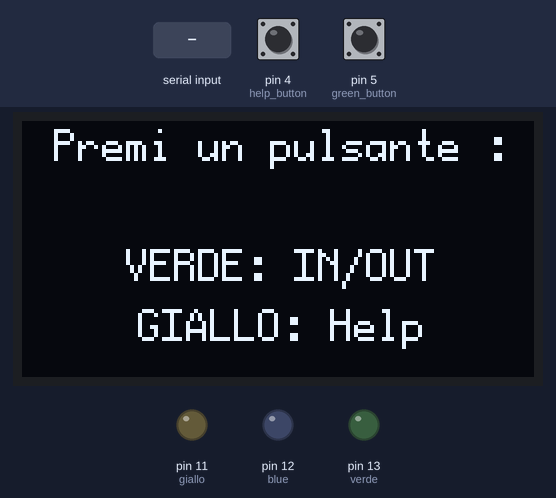
Recording of a sketch running on a simulated Arduino Uno, built with avr-gcc and run on an emulated ATmega328P. On the bench: 128×64 one-colour display, output pins drawn as LEDs (lit = HIGH). The test bench sets the inputs (shaded band); at power-on: pin 4 (help_button) HIGH, pin 5 (green_button) HIGH. What the sketch prints to the serial monitor is not drawn.

Above: at 1.5 s.
1.6 s: pin 4 (help_button) pulled LOW for 1 s
At 2.79 s:
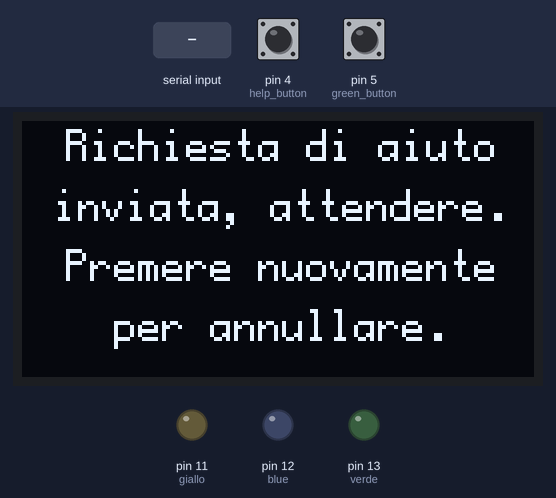
4.4 s: pin 5 (green_button) pulled LOW for 3.2 s
At 8.8 s:
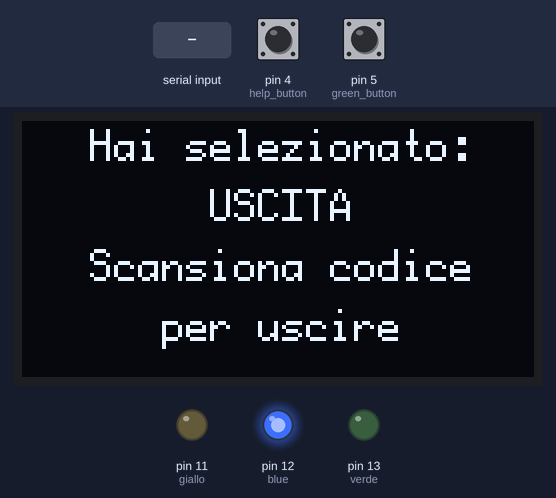
9.1 s: "90,45\n" received over Serial
At 10.7 s:
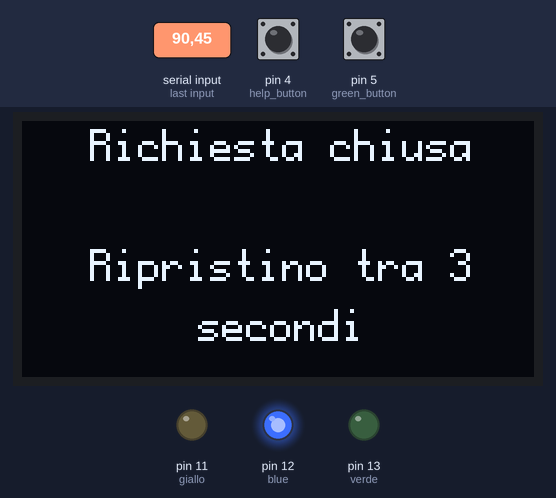
12.1 s: pin 4 (help_button) pulled LOW for 3.2 s
At 14.79 s:
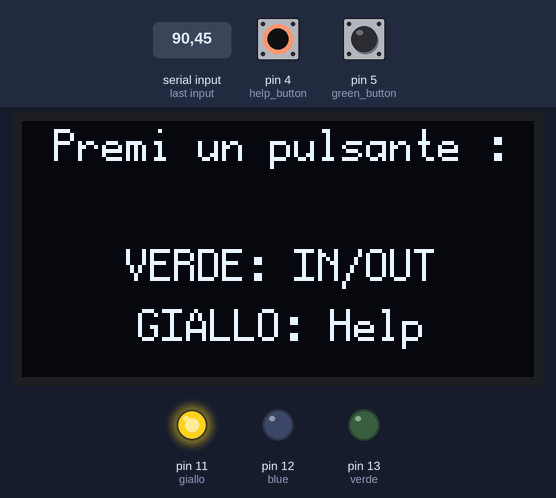
Timing chart, 0 to 16.7 s (numbered marks = the images above; inputs shaded):
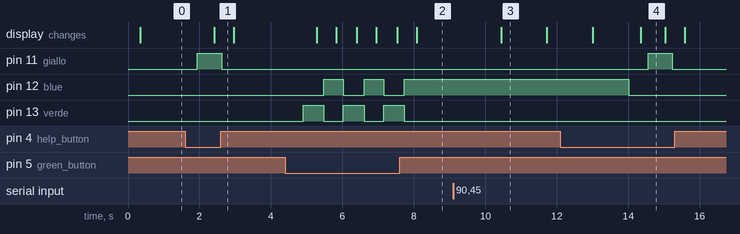

The sketch:

codice_arduino_uno.ino
```cpp
//Codice relativo alla scheda Arduino A
//Cremonini Davide VR471360 UNIVR 2023
#include "U8glib.h"
#include <stdlib.h>
#include <SoftwareSerial.h>

//inizializzazione variabili

//inizializzazione led
int verde=13;
int blue=12;
int giallo=11;

//inizializzazione pulsanti
int green_button=5;
int help_button=4;

//stati
int in_status=LOW; //stato di ingresso/uscita
int help_status=LOW; //stato di help request attiva/non attiva

//variabili
char mode=' '; //stringa che potrà essere impostata su 3 valori: i(in), o(out), h(help) [+ nuvo valore r(stato di attesa resettato)]
String code=""; //stringa dove salverò il codice letto da gm65
String name=""; //stringa dove salvo il nome per mostrarlo a video una volta completata l'autenticazione
String output=""; //stringa che invierò in seriale come output di questo arduino
String output_prec=""; //stringa utile per non inviare all'infinito un output uguale
int change=0; //flag per sapere se i pulsanti sono stati cambiati o no
int rck=-1; //variabile intera che può assumere più valori in base all'ack ricevuto dall'esp

//stringhe utili per printare sul display
String frase1="";
String frase2="";
String frase3="";
String frase4="";

//variabili per il display oled
char display_output[20];
int string_width;
String str_to_display="";
//                        D0 D1 CS  DC RES
U8GLIB_SSD1306_128X64 u8g(6, 7, 10, 9, 8);   // SPI communication: SCK/D0 = 6, SDA/D1 = 7, RES = 8, DC = 9, CS = 10 for the oled display

//dichiaro una seriale software per la comunicazione con gm65
SoftwareSerial ss(3, 2); // RX, TX


//funzione per stampare sul display oled
void display_print(String f1,String f2,String f3, String f4){
  u8g.firstPage();
  do {
    f1.toCharArray(display_output,20); //metto la stringa nell'array di riferimento per la stampa a video
    u8g.drawStr(64-u8g.getStrWidth(display_output)/2, 10, display_output); //centro la stringa e stampo a video

    f2.toCharArray(display_output,20); //metto la stringa nell'array di riferimento per la stampa a video
    u8g.drawStr(64-u8g.getStrWidth(display_output)/2, 25, display_output); //centro la stringa e stampo a video

    f3.toCharArray(display_output,20); //metto la stringa nell'array di riferimento per la stampa a video
    u8g.drawStr(64-u8g.getStrWidth(display_output)/2, 40, display_output); //centro la stringa e stampo a video

    f4.toCharArray(display_output,20); //metto la stringa nell'array di riferimento per la stampa a video
    u8g.drawStr(64-u8g.getStrWidth(display_output)/2, 55, display_output); //centro la stringa e stampo a video


  } while ( u8g.nextPage() );

}

//funzione per leggere e salvare i codici scansionati dal sensore gm65
void lettura_code(){
  // while (!(ss.available())) {
  //     //do nothing
  // }
  // Serial.write(ss.read());

  if(ss.available()){
    //Serial.write(ss.read()); //scan & print (momentaneo, non va bene)

    String scan=ss.readString();  //leggo ciò che viene scansionato e lo salvo in una stringa
    scan.trim(); //rimuovo eventuali \r e \n finali

    code=scan.substring(0,8); //salvo i primi 8 caratteri, utili all'identificazione
    name=scan.substring(8); //il resto è il nome dell'utente
  }
}

//funzione per inviare stringa in seriale a esp32
void invio_dati(){
  /*prima di scirvere sulla seriale, formatto la stringa nel seguente modo:
  primo carattere->modalità (i/o/h/r)
  resto dei caratteri->codice letto

  */
  if((mode!=' ' && code!="") || mode=='h' || mode=='r'){

    output=mode+code; //formatto la stringa
    if(output!=output_prec){ //controllo per evitare di spammare dati in seriale sempre uguali
      Serial.println(output); //scrivo su seriale la stringa formattata che dovrà poi essere interpretata da esp32
      output_prec=output;

      //resetto i valori che ho inviato
      code="";
      mode=' ';
    }
  }

}

//funzione per portare il sistema in stato iniziale mostrando la legenda dei pulsanti all'utente
void reset(){
  //spengo tutto
  digitalWrite(blue,LOW);
  digitalWrite(verde,LOW);
  digitalWrite(giallo,LOW);

  //imposto display
  frase1="Premi un pulsante :";
  frase2="";
  frase3="VERDE: IN/OUT";
  frase4="GIALLO: Help";
  display_print(frase1,frase2,frase3,frase4);

}

//funzione per leggere ack di esp32 da seriale
int leggo_risposta(){

  //variabile temporanea che contiene ciò che leggo dalla seriale dall'esp
  int ck=Serial.read()-48; //-48 perchè viene inviato come stringa

  if(ck==1){ //se vale 1 sta entrando
    frase1="Identificazione";
    frase2="avvenuta con";
    frase3="successo!";
    frase4="Benvenuto "+name;
    display_print(frase1,frase2,frase3,frase4);
    delay(5000);
    frase1="Sbarra in funzione";
    frase2="Attendere ...";
    frase4="";
    for(int i=10;i>0;i--){
      frase3=String(i)+" secondi rimasti";
      display_print(frase1,frase2,frase3,frase4);
      delay(1000);
    }
  }else if(ck==2){ //se vale 1 sta uscendo
    frase1="Identificazione";
    frase2="avvenuta con";
    frase3="successo!";
    frase4="Arrivederci "+name;
    display_print(frase1,frase2,frase3,frase4);
    delay(5000);
    frase1="Sbarra in funzione";
    frase2="Attendere ...";
    frase4="";
    for(int i=10;i>0;i--){
      frase3=String(i)+" secondi rimasti";
      display_print(frase1,frase2,frase3,frase4);
      delay(1000);
    }
  }else if(ck==3){ //non corrisponde oppure errore di invio in seriale
    frase1="Errore scansione!";
    frase2="";
    frase4="secondi";
    for(int i=5;i>0;i--){
      frase3="Riprovare tra "+String(i);
      display_print(frase1,frase2,frase3,frase4);
      delay(1000);
    }
  }else if(ck==4){ //richiesta di aiuto chiusa dal pannello di controllo
    frase1="Richiesta chiusa";
    frase2="";
    frase4="secondi";
    for(int i=3;i>0;i--){
      frase3="Ripristino tra "+String(i);
      display_print(frase1,frase2,frase3,frase4);
      delay(1000);
    }

  }else{
    return 0; //non è stato letto nulla di utile
  }
  return ck; //returno che è stato letto qualcosa di utile
}


void setup() {
  //inizializzo seriale per comunicare con esp32
  Serial.begin(9600);
  //inizializzo seriale con gm65 per ricevere codici
  ss.begin(9600);

  //izizializzo pin led
  pinMode(verde, OUTPUT);
  pinMode(blue, OUTPUT);
  pinMode(giallo, OUTPUT);

  //inizializzo pin pulsanti
  pinMode(green_button,INPUT_PULLUP); //pulsante senza resistenza, arduino provvede alla resistenza
  pinMode(help_button,INPUT_PULLUP);

  //settaggi per il display oled
  u8g.setColorIndex(1);
  u8g.setFont(u8g_font_profont12);

  //porto subito il display allo stato iniziale dove mostra all'utente la legenda
  reset();
}


void loop() {

  //leggo pulsanti ogni ciclo
  if(digitalRead(help_button)==LOW){ //se pulsante premuto, cambio stato
    help_status=!help_status;
    delay(200);
    //change=1; //aggiunto flag per sapere se i pulsanti sono stati cambiati o no

    //aggiungo if per resettare e non tornare a in\out
    if(help_status==LOW){
      reset();
      mode='r'; //richiesta chiusa da pulsante che verrà inviata a esp
    }else{
      change=1;
    }

  }else if(digitalRead(green_button)==LOW){ //se pulsante premuto, cambio stato
    in_status=!in_status;  //cambio stato tra ingresso e uscita
    delay(200);
    change=1; //flag per sapere se i pulsanti sono stati cambiati o no
  }


  //se pulsanti sono stati premuti e qualche stato è cambiato, rieseguo i controlli
  if(change==1){

    change=0; //una volta entrato nell'if, reimposto il flag a 0

    /*3 diversi stati del circuito a seconda dei pulsanti premuti e degli stati attivi
    -ingresso
    -uscita
    -richiesta di aiuto
    */
    if(help_status==HIGH){ //richiesta aiuto

      //modifico stato led
      digitalWrite(blue,LOW); //spengo tutto il resto
      digitalWrite(verde,LOW);
      digitalWrite(giallo,HIGH); //accendo giallo

      //mostro a video lo stato
      //display_print("Richiesta aiuto");
      frase1="Richiesta di aiuto";
      frase2="inviata, attendere.";
      frase3="Premere nuovamente";
      frase4="per annullare.";

      //modifica char di stato
      mode='h';

    }else{
      //no richiesta, gestisco in/out

      digitalWrite(giallo,LOW); //spengo giallo

      //eseguo controllo su secondo stato
      if(in_status==HIGH){
        //se in_status è high allora imposto il circuito in modalità in

        //modifico stato led
        digitalWrite(blue,LOW);
        digitalWrite(verde,HIGH);
        //mostro a video lo stato
        frase1="Hai selezionato:";
        frase2="INGRESSO";
        frase3="Scansiona codice";
        frase4="per entrare";
        //modifica char di stato
        mode='i';
      }else{
        //se in_status è low allora imposto il circuito in modalità out

        //modifico stato led
        digitalWrite(blue,HIGH);
        digitalWrite(verde,LOW);
        //mostro a video lo stato
        frase1="Hai selezionato:";
        frase2="USCITA";
        frase3="Scansiona codice";
        frase4="per uscire";
        //modifica char di stato
        mode='o';
      }
      //fine else dell'help
    }
    //fine if del change
  }
  display_print(frase1,frase2,frase3,frase4);

  //ad ogni ciclo eseguo un controllo sulla richiesta di aiuto(se è attiva o se è stata chiusa)
  if(mode=='h' || mode=='r'){
    invio_dati(); //invio h o r ad esp

  }else{
    lettura_code(); //leggo codice da gm65
    invio_dati(); //invio a esp 32

  }

  //ad ogni ciclo eseguo la lettura da seriale dove troverò un eventuale ack da esp
  rck=leggo_risposta();
  if(rck==1 || rck==2 || rck==3){
    reset(); //resetto il sistema e ricomincio il loop
  }else if(rck==4){
    help_status=LOW; //abbasso lo stato di help
    reset(); //e resetto il sistema

    //informo esp(che cambierà anche il db) e lo preparo a una nuova lettura (così permetto una nuova h)
    mode='r';
    invio_dati();
  }
}
```

Measured:
- after the input at 1.6 s, pin 11 (giallo): LOW → HIGH after 0.34 s, → LOW 0.68 s later; the display: changes after 0.82 s (image 1)
- after the input at 4.4 s, pin 12 (blue): alternates HIGH for 0.55 s and LOW for 0.58 s, 5 changes in all, then stays HIGH, starting after 1.1 s; pin 13 (verde): alternates HIGH for 0.58 s and LOW for 0.55 s, 6 changes in all, then stays LOW, starting after 0.50 s; the display: first changes after 0.88 s (image 2 shows a later state)
- after the input at 9.1 s, the display: changes after 1.3 s (image 3)
- after the input at 12.1 s, pin 11 (giallo): LOW → HIGH after 2.5 s, → LOW 0.68 s later
- what the display in image 4 shows lasts 0.6 s, from 14.4 s to 15.0 s
